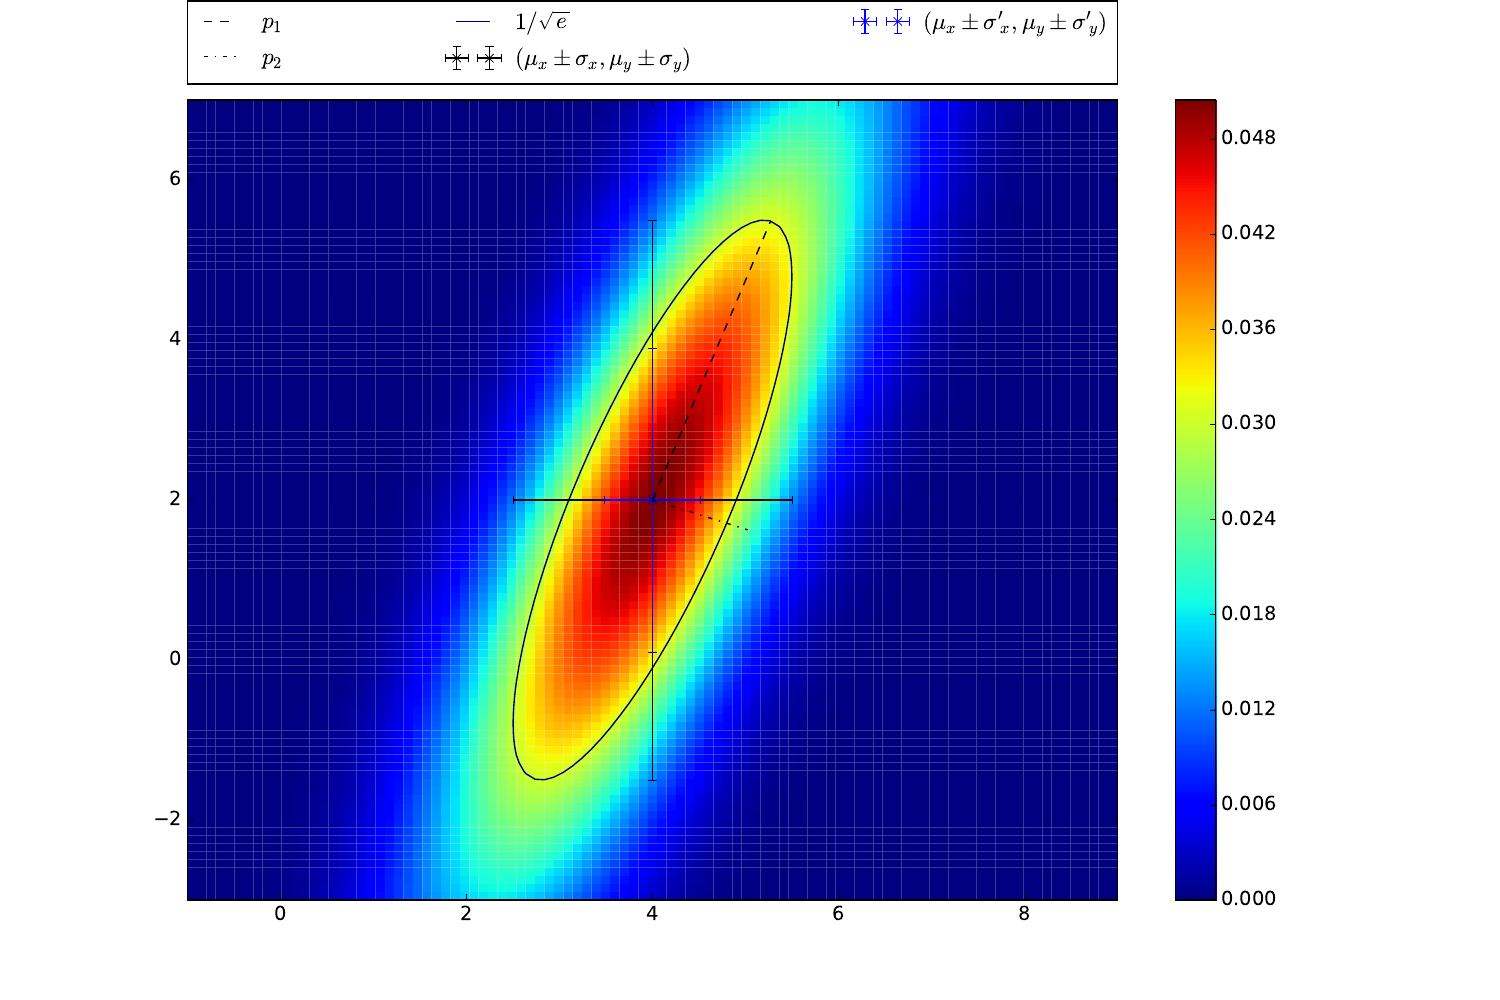

Write Python code to recreate this figure.
import matplotlib.pyplot as plt
import numpy as np
from scipy import linalg as LA

plt.rcParams['figure.figsize'] = (15,10)
plt.rcParams['font.size'] = 14

def aufg4():
    print("Übungsblatt01, Aufagbe 4")

    mean_x = 4
    mean_y = 2
    sigma_x = 3.5
    sigma_y = 1.5
    cov_xy = 4.2
    rho_xy = cov_xy/sigma_x/sigma_y
    E_xy=cov_xy+mean_x*mean_y

    B=np.matrix([[sigma_y**2,-cov_xy],[-cov_xy,sigma_x**2]])/(sigma_x**2*sigma_y**2-cov_xy**2)

    def f(x,y):
        F = np.zeros((len(x),len(y)))
        i=0
        while i < len(x):
            j=0
            while j < len(y):
                F[i, j] = 1/(2*np.pi*sigma_x*sigma_y*np.sqrt(1-rho_xy**2))*np.exp(-0.5*(((x[i]-mean_x)/sigma_x)**2-2*rho_xy*((x[i]-mean_x)/sigma_x)*((y[j]-mean_y)/sigma_y)+((y[j]-mean_y)/sigma_y)**2)/(1-rho_xy**2))
                j=j+1
            i=i+1
        return F

    a=5
    n=100
    x=np.linspace(mean_x-a,mean_x+a,n)
    y=np.linspace(mean_y-a,mean_y+a,n)
    X, Y = np.meshgrid(x, y)
    plt.pcolormesh(X,Y,f(x,y))
    plt.colorbar()
    CS=plt.contour(X,Y,f(x,y),levels=[1/(2*np.pi*sigma_x*sigma_y*np.sqrt(1-rho_xy**2))*np.exp(-0.5)])
    plt.errorbar(mean_x,mean_y,yerr=sigma_x,xerr=sigma_y,fmt='kx',label=r"$(\mu_x\pm\sigma_x,\mu_y\pm\sigma_y)$")
    plt.axis([x.min(), x.max(), y.min(), y.max()])
    CS.collections[0].set_label(r"$1/\sqrt{e}$")

    print()
    print("a)")
    print("rho(x,y) =",rho_xy)

    print()
    print("d)")
    print("B =", B)
    B0 = np.matrix([[1.38876,0],[0,0.725693]])
    print("B0 =",B0)
    M = np.matrix([[-0.342268,-0.939602],[0.939602,-0.342268]])
    M_= M.I
    print("M =",M)
    print("M_=",M_)
    print(M_*B*M)
    sigma_x_ = B0[0,0]**-2
    sigma_y_ = B0[1,1]**-2
    print("sigma_x_ =",sigma_x_)
    print("sigma_y_ =",sigma_y_)
    plt.errorbar(mean_x,mean_y,yerr=sigma_y_,xerr=sigma_x_,fmt='bx',label=r"$(\mu_x\pm\sigma'_x,\mu_y\pm\sigma'_y)$")

    print()
    print("e)")
    alpha = 0.5*np.arctan(2*rho_xy*sigma_x*sigma_y/(sigma_x**2-sigma_y**2))
    print("alpha =",alpha/np.pi*180)
    p1=np.sqrt((1-rho_xy**2)/(np.cos(alpha)**2/sigma_x**2-2*rho_xy*np.sin(alpha)*np.cos(alpha)/sigma_x/sigma_y+np.sin(alpha)**2/sigma_y**2))
    p2=np.sqrt((1-rho_xy**2)/(np.sin(alpha)**2/sigma_x**2-2*rho_xy*np.sin(alpha)*np.cos(alpha)/sigma_x/sigma_y+np.cos(alpha)**2/sigma_y**2))
    print("p1 =",p1)
    print("p2 =",p2)
    s=np.linspace(0,p1)
    plt.plot(mean_x+s*np.sin(alpha),mean_y+s*np.cos(alpha),'k--',label=r"$p_1$")
    s=np.linspace(0,p2)
    plt.plot(mean_x+s*np.cos(alpha),mean_y-s*np.sin(alpha),'k-.',label=r"$p_2$")


    plt.legend(bbox_to_anchor=(0., 1.02, 1., .102), loc=3, ncol=3, mode="expand", borderaxespad=0.)
    plt.savefig("aufg4.pdf")

if __name__ == '__main__':
    aufg4()
